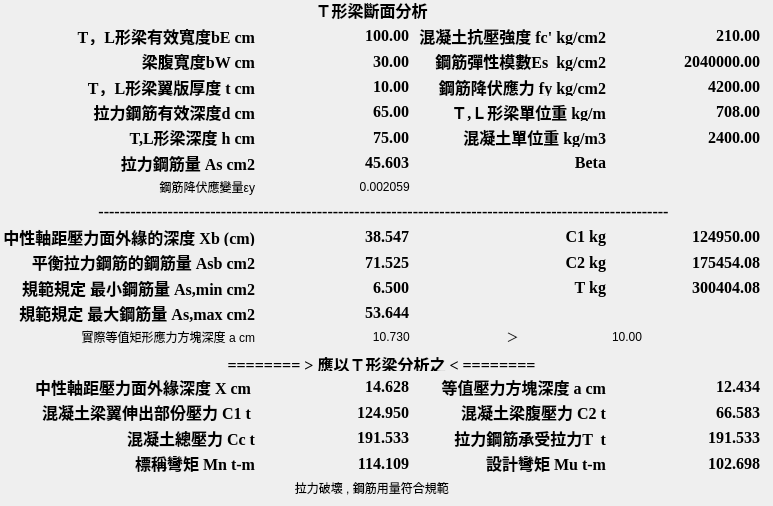
    <widget class="QWidget" name="tab_4">
     <attribute name="title">
      <string>Tab 2</string>
     </attribute>
     <widget class="QWidget" name="layoutWidget_5">
      <property name="geometry">
       <rect>
        <x>3</x>
        <y>0</y>
        <width>761</width>
        <height>497</height>
       </rect>
      </property>
      <layout class="QGridLayout" name="gridLayout_3">
       <item row="6" column="1">
        <widget class="QLabel" name="label_AreaS">
         <property name="font">
          <font>
           <family>Times New Roman</family>
           <pointsize>12</pointsize>
           <weight>75</weight>
           <bold>true</bold>
          </font>
         </property>
         <property name="text">
          <string>45.603 </string>
         </property>
         <property name="alignment">
          <set>Qt::AlignRight|Qt::AlignTrailing|Qt::AlignVCenter</set>
         </property>
        </widget>
       </item>
       <item row="6" column="3">
        <widget class="QLabel" name="label_beta">
         <property name="font">
          <font>
           <family>Times New Roman</family>
           <pointsize>12</pointsize>
           <weight>75</weight>
           <bold>true</bold>
          </font>
         </property>
         <property name="text">
          <string/>
         </property>
         <property name="alignment">
          <set>Qt::AlignRight|Qt::AlignTrailing|Qt::AlignVCenter</set>
         </property>
        </widget>
       </item>
       <item row="6" column="0">
        <widget class="QLabel" name="label_92">
         <property name="font">
          <font>
           <family>Times New Roman</family>
           <pointsize>12</pointsize>
           <weight>75</weight>
           <bold>true</bold>
          </font>
         </property>
         <property name="text">
          <string>拉力鋼筋量 As cm2</string>
         </property>
         <property name="alignment">
          <set>Qt::AlignRight|Qt::AlignTrailing|Qt::AlignVCenter</set>
         </property>
        </widget>
       </item>
       <item row="5" column="3">
        <widget class="QLabel" name="label_WperCubMeter">
         <property name="font">
          <font>
           <family>Times New Roman</family>
           <pointsize>12</pointsize>
           <weight>75</weight>
           <bold>true</bold>
          </font>
         </property>
         <property name="text">
          <string>2400.00 </string>
         </property>
         <property name="alignment">
          <set>Qt::AlignRight|Qt::AlignTrailing|Qt::AlignVCenter</set>
         </property>
        </widget>
       </item>
       <item row="6" column="2">
        <widget class="QLabel" name="label_94">
         <property name="font">
          <font>
           <family>Times New Roman</family>
           <pointsize>12</pointsize>
           <weight>75</weight>
           <bold>true</bold>
          </font>
         </property>
         <property name="text">
          <string>Beta</string>
         </property>
         <property name="alignment">
          <set>Qt::AlignRight|Qt::AlignTrailing|Qt::AlignVCenter</set>
         </property>
        </widget>
       </item>
       <item row="4" column="0">
        <widget class="QLabel" name="label_84">
         <property name="font">
          <font>
           <family>Times New Roman</family>
           <pointsize>12</pointsize>
           <weight>75</weight>
           <bold>true</bold>
          </font>
         </property>
         <property name="text">
          <string>拉力鋼筋有效深度d cm</string>
         </property>
         <property name="alignment">
          <set>Qt::AlignRight|Qt::AlignTrailing|Qt::AlignVCenter</set>
         </property>
        </widget>
       </item>
       <item row="4" column="1">
        <widget class="QLabel" name="label_D">
         <property name="font">
          <font>
           <family>Times New Roman</family>
           <pointsize>12</pointsize>
           <weight>75</weight>
           <bold>true</bold>
          </font>
         </property>
         <property name="text">
          <string>65.00 </string>
         </property>
         <property name="alignment">
          <set>Qt::AlignRight|Qt::AlignTrailing|Qt::AlignVCenter</set>
         </property>
        </widget>
       </item>
       <item row="3" column="3">
        <widget class="QLabel" name="label_fy">
         <property name="font">
          <font>
           <family>Times New Roman</family>
           <pointsize>12</pointsize>
           <weight>75</weight>
           <bold>true</bold>
          </font>
         </property>
         <property name="text">
          <string>4200.00 </string>
         </property>
         <property name="alignment">
          <set>Qt::AlignRight|Qt::AlignTrailing|Qt::AlignVCenter</set>
         </property>
        </widget>
       </item>
       <item row="3" column="2">
        <widget class="QLabel" name="label_82">
         <property name="font">
          <font>
           <family>Times New Roman</family>
           <pointsize>12</pointsize>
           <weight>75</weight>
           <bold>true</bold>
          </font>
         </property>
         <property name="text">
          <string>鋼筋降伏應力 fy kg/cm2</string>
         </property>
         <property name="alignment">
          <set>Qt::AlignRight|Qt::AlignTrailing|Qt::AlignVCenter</set>
         </property>
        </widget>
       </item>
       <item row="5" column="1">
        <widget class="QLabel" name="label_h">
         <property name="font">
          <font>
           <family>Times New Roman</family>
           <pointsize>12</pointsize>
           <weight>75</weight>
           <bold>true</bold>
          </font>
         </property>
         <property name="text">
          <string>75.00 </string>
         </property>
         <property name="alignment">
          <set>Qt::AlignRight|Qt::AlignTrailing|Qt::AlignVCenter</set>
         </property>
        </widget>
       </item>
       <item row="4" column="2">
        <widget class="QLabel" name="label_86">
         <property name="font">
          <font>
           <family>Times New Roman</family>
           <pointsize>12</pointsize>
           <weight>75</weight>
           <bold>true</bold>
          </font>
         </property>
         <property name="text">
          <string>Ｔ,Ｌ形梁單位重 kg/m</string>
         </property>
         <property name="alignment">
          <set>Qt::AlignRight|Qt::AlignTrailing|Qt::AlignVCenter</set>
         </property>
        </widget>
       </item>
       <item row="5" column="0">
        <widget class="QLabel" name="label_88">
         <property name="font">
          <font>
           <family>Times New Roman</family>
           <pointsize>12</pointsize>
           <weight>75</weight>
           <bold>true</bold>
          </font>
         </property>
         <property name="text">
          <string>T,L形梁深度 h cm</string>
         </property>
         <property name="alignment">
          <set>Qt::AlignRight|Qt::AlignTrailing|Qt::AlignVCenter</set>
         </property>
        </widget>
       </item>
       <item row="4" column="3">
        <widget class="QLabel" name="label_WperMeter">
         <property name="font">
          <font>
           <family>Times New Roman</family>
           <pointsize>12</pointsize>
           <weight>75</weight>
           <bold>true</bold>
          </font>
         </property>
         <property name="text">
          <string>708.00 </string>
         </property>
         <property name="alignment">
          <set>Qt::AlignRight|Qt::AlignTrailing|Qt::AlignVCenter</set>
         </property>
        </widget>
       </item>
       <item row="5" column="2">
        <widget class="QLabel" name="label_90">
         <property name="font">
          <font>
           <family>Times New Roman</family>
           <pointsize>12</pointsize>
           <weight>75</weight>
           <bold>true</bold>
          </font>
         </property>
         <property name="text">
          <string>混凝土單位重 kg/m3</string>
         </property>
         <property name="alignment">
          <set>Qt::AlignRight|Qt::AlignTrailing|Qt::AlignVCenter</set>
         </property>
        </widget>
       </item>
       <item row="15" column="3">
        <widget class="QLabel" name="label_a2">
         <property name="font">
          <font>
           <family>Times New Roman</family>
           <pointsize>12</pointsize>
           <weight>75</weight>
           <bold>true</bold>
          </font>
         </property>
         <property name="text">
          <string>12.434 </string>
         </property>
         <property name="alignment">
          <set>Qt::AlignRight|Qt::AlignTrailing|Qt::AlignVCenter</set>
         </property>
        </widget>
       </item>
       <item row="16" column="2">
        <widget class="QLabel" name="label_120">
         <property name="font">
          <font>
           <family>Times New Roman</family>
           <pointsize>12</pointsize>
           <weight>75</weight>
           <bold>true</bold>
          </font>
         </property>
         <property name="text">
          <string>混凝土梁腹壓力 C2 t</string>
         </property>
         <property name="alignment">
          <set>Qt::AlignRight|Qt::AlignTrailing|Qt::AlignVCenter</set>
         </property>
        </widget>
       </item>
       <item row="16" column="0">
        <widget class="QLabel" name="label_118">
         <property name="font">
          <font>
           <family>Times New Roman</family>
           <pointsize>12</pointsize>
           <weight>75</weight>
           <bold>true</bold>
          </font>
         </property>
         <property name="text">
          <string>混凝土梁翼伸出部份壓力 C1 t	</string>
         </property>
         <property name="alignment">
          <set>Qt::AlignRight|Qt::AlignTrailing|Qt::AlignVCenter</set>
         </property>
        </widget>
       </item>
       <item row="16" column="1">
        <widget class="QLabel" name="label_C1_1000">
         <property name="font">
          <font>
           <family>Times New Roman</family>
           <pointsize>12</pointsize>
           <weight>75</weight>
           <bold>true</bold>
          </font>
         </property>
         <property name="text">
          <string>124.950 </string>
         </property>
         <property name="alignment">
          <set>Qt::AlignRight|Qt::AlignTrailing|Qt::AlignVCenter</set>
         </property>
        </widget>
       </item>
       <item row="11" column="3">
        <widget class="QLabel" name="label_Asb_fy">
         <property name="font">
          <font>
           <family>Times New Roman</family>
           <pointsize>12</pointsize>
           <weight>75</weight>
           <bold>true</bold>
          </font>
         </property>
         <property name="text">
          <string>300404.08 </string>
         </property>
         <property name="alignment">
          <set>Qt::AlignRight|Qt::AlignTrailing|Qt::AlignVCenter</set>
         </property>
        </widget>
       </item>
       <item row="12" column="1">
        <widget class="QLabel" name="label_AsMax">
         <property name="font">
          <font>
           <family>Times New Roman</family>
           <pointsize>12</pointsize>
           <weight>75</weight>
           <bold>true</bold>
          </font>
         </property>
         <property name="text">
          <string>53.644 </string>
         </property>
         <property name="alignment">
          <set>Qt::AlignRight|Qt::AlignTrailing|Qt::AlignVCenter</set>
         </property>
        </widget>
       </item>
       <item row="12" column="0">
        <widget class="QLabel" name="label_109">
         <property name="font">
          <font>
           <family>Times New Roman</family>
           <pointsize>12</pointsize>
           <weight>75</weight>
           <bold>true</bold>
          </font>
         </property>
         <property name="text">
          <string>規範規定 最大鋼筋量 As,max cm2</string>
         </property>
         <property name="alignment">
          <set>Qt::AlignRight|Qt::AlignTrailing|Qt::AlignVCenter</set>
         </property>
        </widget>
       </item>
       <item row="15" column="1">
        <widget class="QLabel" name="label_X">
         <property name="font">
          <font>
           <family>Times New Roman</family>
           <pointsize>12</pointsize>
           <weight>75</weight>
           <bold>true</bold>
          </font>
         </property>
         <property name="text">
          <string>14.628 </string>
         </property>
         <property name="alignment">
          <set>Qt::AlignRight|Qt::AlignTrailing|Qt::AlignVCenter</set>
         </property>
        </widget>
       </item>
       <item row="15" column="0">
        <widget class="QLabel" name="label_114">
         <property name="font">
          <font>
           <family>Times New Roman</family>
           <pointsize>12</pointsize>
           <weight>75</weight>
           <bold>true</bold>
          </font>
         </property>
         <property name="text">
          <string>中性軸距壓力面外緣深度 X cm </string>
         </property>
         <property name="alignment">
          <set>Qt::AlignRight|Qt::AlignTrailing|Qt::AlignVCenter</set>
         </property>
        </widget>
       </item>
       <item row="14" column="0" colspan="4">
        <widget class="QLabel" name="label_MidTille">
         <property name="font">
          <font>
           <family>Times New Roman</family>
           <pointsize>12</pointsize>
           <weight>75</weight>
           <bold>true</bold>
          </font>
         </property>
         <property name="text">
          <string>======== &gt; 應以Ｔ形梁分析之 &lt; ========							</string>
         </property>
         <property name="alignment">
          <set>Qt::AlignCenter</set>
         </property>
        </widget>
       </item>
       <item row="15" column="2">
        <widget class="QLabel" name="label_116">
         <property name="font">
          <font>
           <family>Times New Roman</family>
           <pointsize>12</pointsize>
           <weight>75</weight>
           <bold>true</bold>
          </font>
         </property>
         <property name="text">
          <string>等值壓力方塊深度 a cm</string>
         </property>
         <property name="alignment">
          <set>Qt::AlignRight|Qt::AlignTrailing|Qt::AlignVCenter</set>
         </property>
        </widget>
       </item>
       <item row="9" column="1">
        <widget class="QLabel" name="label_Xb">
         <property name="font">
          <font>
           <family>Times New Roman</family>
           <pointsize>12</pointsize>
           <weight>75</weight>
           <bold>true</bold>
          </font>
         </property>
         <property name="text">
          <string>38.547 </string>
         </property>
         <property name="alignment">
          <set>Qt::AlignRight|Qt::AlignTrailing|Qt::AlignVCenter</set>
         </property>
        </widget>
       </item>
       <item row="9" column="0">
        <widget class="QLabel" name="label_97">
         <property name="font">
          <font>
           <family>Times New Roman</family>
           <pointsize>12</pointsize>
           <weight>75</weight>
           <bold>true</bold>
          </font>
         </property>
         <property name="text">
          <string>中性軸距壓力面外緣的深度 Xb (cm)</string>
         </property>
         <property name="alignment">
          <set>Qt::AlignRight|Qt::AlignTrailing|Qt::AlignVCenter</set>
         </property>
        </widget>
       </item>
       <item row="8" column="0" colspan="4">
        <widget class="QLabel" name="label_MidTille001">
         <property name="font">
          <font>
           <family>Times New Roman</family>
           <pointsize>12</pointsize>
           <weight>75</weight>
           <bold>true</bold>
          </font>
         </property>
         <property name="text">
          <string>-----------------------------------------------------------------------------------------------------------</string>
         </property>
         <property name="alignment">
          <set>Qt::AlignCenter</set>
         </property>
        </widget>
       </item>
       <item row="10" column="1">
        <widget class="QLabel" name="label_Asb">
         <property name="font">
          <font>
           <family>Times New Roman</family>
           <pointsize>12</pointsize>
           <weight>75</weight>
           <bold>true</bold>
          </font>
         </property>
         <property name="text">
          <string>71.525 </string>
         </property>
         <property name="alignment">
          <set>Qt::AlignRight|Qt::AlignTrailing|Qt::AlignVCenter</set>
         </property>
        </widget>
       </item>
       <item row="9" column="3">
        <widget class="QLabel" name="label_C1">
         <property name="font">
          <font>
           <family>Times New Roman</family>
           <pointsize>12</pointsize>
           <weight>75</weight>
           <bold>true</bold>
          </font>
         </property>
         <property name="text">
          <string>124950.00 </string>
         </property>
         <property name="alignment">
          <set>Qt::AlignRight|Qt::AlignTrailing|Qt::AlignVCenter</set>
         </property>
        </widget>
       </item>
       <item row="9" column="2">
        <widget class="QLabel" name="label_99">
         <property name="font">
          <font>
           <family>Times New Roman</family>
           <pointsize>12</pointsize>
           <weight>75</weight>
           <bold>true</bold>
          </font>
         </property>
         <property name="text">
          <string>C1 kg</string>
         </property>
         <property name="alignment">
          <set>Qt::AlignRight|Qt::AlignTrailing|Qt::AlignVCenter</set>
         </property>
        </widget>
       </item>
       <item row="10" column="0">
        <widget class="QLabel" name="label_101">
         <property name="font">
          <font>
           <family>Times New Roman</family>
           <pointsize>12</pointsize>
           <weight>75</weight>
           <bold>true</bold>
          </font>
         </property>
         <property name="text">
          <string>平衡拉力鋼筋的鋼筋量 Asb cm2</string>
         </property>
         <property name="alignment">
          <set>Qt::AlignRight|Qt::AlignTrailing|Qt::AlignVCenter</set>
         </property>
        </widget>
       </item>
       <item row="11" column="0">
        <widget class="QLabel" name="label_105">
         <property name="font">
          <font>
           <family>Times New Roman</family>
           <pointsize>12</pointsize>
           <weight>75</weight>
           <bold>true</bold>
          </font>
         </property>
         <property name="text">
          <string>規範規定 最小鋼筋量 As,min cm2</string>
         </property>
         <property name="alignment">
          <set>Qt::AlignRight|Qt::AlignTrailing|Qt::AlignVCenter</set>
         </property>
        </widget>
       </item>
       <item row="10" column="3">
        <widget class="QLabel" name="label_C2">
         <property name="font">
          <font>
           <family>Times New Roman</family>
           <pointsize>12</pointsize>
           <weight>75</weight>
           <bold>true</bold>
          </font>
         </property>
         <property name="text">
          <string>175454.08 </string>
         </property>
         <property name="alignment">
          <set>Qt::AlignRight|Qt::AlignTrailing|Qt::AlignVCenter</set>
         </property>
        </widget>
       </item>
       <item row="10" column="2">
        <widget class="QLabel" name="label_103">
         <property name="font">
          <font>
           <family>Times New Roman</family>
           <pointsize>12</pointsize>
           <weight>75</weight>
           <bold>true</bold>
          </font>
         </property>
         <property name="text">
          <string>C2 kg</string>
         </property>
         <property name="alignment">
          <set>Qt::AlignRight|Qt::AlignTrailing|Qt::AlignVCenter</set>
         </property>
        </widget>
       </item>
       <item row="11" column="1">
        <widget class="QLabel" name="label_AsMin">
         <property name="font">
          <font>
           <family>Times New Roman</family>
           <pointsize>12</pointsize>
           <weight>75</weight>
           <bold>true</bold>
          </font>
         </property>
         <property name="text">
          <string>6.500 </string>
         </property>
         <property name="alignment">
          <set>Qt::AlignRight|Qt::AlignTrailing|Qt::AlignVCenter</set>
         </property>
        </widget>
       </item>
       <item row="11" column="2">
        <widget class="QLabel" name="label_107">
         <property name="font">
          <font>
           <family>Times New Roman</family>
           <pointsize>12</pointsize>
           <weight>75</weight>
           <bold>true</bold>
          </font>
         </property>
         <property name="text">
          <string>T kg</string>
         </property>
         <property name="alignment">
          <set>Qt::AlignRight|Qt::AlignTrailing|Qt::AlignVCenter</set>
         </property>
        </widget>
       </item>
       <item row="13" column="3">
        <widget class="QLabel" name="label_T2">
         <property name="text">
          <string>10.00 </string>
         </property>
        </widget>
       </item>
       <item row="16" column="3">
        <widget class="QLabel" name="label_C2_1000">
         <property name="font">
          <font>
           <family>Times New Roman</family>
           <pointsize>12</pointsize>
           <weight>75</weight>
           <bold>true</bold>
          </font>
         </property>
         <property name="text">
          <string>66.583 </string>
         </property>
         <property name="alignment">
          <set>Qt::AlignRight|Qt::AlignTrailing|Qt::AlignVCenter</set>
         </property>
        </widget>
       </item>
       <item row="17" column="0">
        <widget class="QLabel" name="label_122">
         <property name="font">
          <font>
           <family>Times New Roman</family>
           <pointsize>12</pointsize>
           <weight>75</weight>
           <bold>true</bold>
          </font>
         </property>
         <property name="text">
          <string>混凝土總壓力 Cc t</string>
         </property>
         <property name="alignment">
          <set>Qt::AlignRight|Qt::AlignTrailing|Qt::AlignVCenter</set>
         </property>
        </widget>
       </item>
       <item row="17" column="1">
        <widget class="QLabel" name="label_cc_1000">
         <property name="font">
          <font>
           <family>Times New Roman</family>
           <pointsize>12</pointsize>
           <weight>75</weight>
           <bold>true</bold>
          </font>
         </property>
         <property name="text">
          <string>191.533 </string>
         </property>
         <property name="alignment">
          <set>Qt::AlignRight|Qt::AlignTrailing|Qt::AlignVCenter</set>
         </property>
        </widget>
       </item>
       <item row="17" column="2">
        <widget class="QLabel" name="label_124">
         <property name="font">
          <font>
           <family>Times New Roman</family>
           <pointsize>12</pointsize>
           <weight>75</weight>
           <bold>true</bold>
          </font>
         </property>
         <property name="text">
          <string>拉力鋼筋承受拉力T  t</string>
         </property>
         <property name="alignment">
          <set>Qt::AlignRight|Qt::AlignTrailing|Qt::AlignVCenter</set>
         </property>
        </widget>
       </item>
       <item row="18" column="1">
        <widget class="QLabel" name="label_Mn">
         <property name="font">
          <font>
           <family>Times New Roman</family>
           <pointsize>12</pointsize>
           <weight>75</weight>
           <bold>true</bold>
          </font>
         </property>
         <property name="text">
          <string>114.109 </string>
         </property>
         <property name="alignment">
          <set>Qt::AlignRight|Qt::AlignTrailing|Qt::AlignVCenter</set>
         </property>
        </widget>
       </item>
       <item row="18" column="0">
        <widget class="QLabel" name="label_126">
         <property name="font">
          <font>
           <family>Times New Roman</family>
           <pointsize>12</pointsize>
           <weight>75</weight>
           <bold>true</bold>
          </font>
         </property>
         <property name="text">
          <string>標稱彎矩 Mn t-m</string>
         </property>
         <property name="alignment">
          <set>Qt::AlignRight|Qt::AlignTrailing|Qt::AlignVCenter</set>
         </property>
        </widget>
       </item>
       <item row="18" column="2">
        <widget class="QLabel" name="label_128">
         <property name="font">
          <font>
           <family>Times New Roman</family>
           <pointsize>12</pointsize>
           <weight>75</weight>
           <bold>true</bold>
          </font>
         </property>
         <property name="text">
          <string>設計彎矩 Mu t-m</string>
         </property>
         <property name="alignment">
          <set>Qt::AlignRight|Qt::AlignTrailing|Qt::AlignVCenter</set>
         </property>
        </widget>
       </item>
       <item row="17" column="3">
        <widget class="QLabel" name="label_AreaS_fy_1000">
         <property name="font">
          <font>
           <family>Times New Roman</family>
           <pointsize>12</pointsize>
           <weight>75</weight>
           <bold>true</bold>
          </font>
         </property>
         <property name="text">
          <string>191.533 </string>
         </property>
         <property name="alignment">
          <set>Qt::AlignRight|Qt::AlignTrailing|Qt::AlignVCenter</set>
         </property>
        </widget>
       </item>
       <item row="18" column="3">
        <widget class="QLabel" name="label_Mu">
         <property name="font">
          <font>
           <family>Times New Roman</family>
           <pointsize>12</pointsize>
           <weight>75</weight>
           <bold>true</bold>
          </font>
         </property>
         <property name="text">
          <string>102.698 </string>
         </property>
         <property name="alignment">
          <set>Qt::AlignRight|Qt::AlignTrailing|Qt::AlignVCenter</set>
         </property>
        </widget>
       </item>
       <item row="1" column="2">
        <widget class="QLabel" name="label_74">
         <property name="font">
          <font>
           <family>Times New Roman</family>
           <pointsize>12</pointsize>
           <weight>75</weight>
           <bold>true</bold>
          </font>
         </property>
         <property name="text">
          <string>混凝土抗壓強度 fc' kg/cm2</string>
         </property>
         <property name="alignment">
          <set>Qt::AlignRight|Qt::AlignTrailing|Qt::AlignVCenter</set>
         </property>
        </widget>
       </item>
       <item row="1" column="0">
        <widget class="QLabel" name="label_61">
         <property name="font">
          <font>
           <family>Times New Roman</family>
           <pointsize>12</pointsize>
           <weight>75</weight>
           <bold>true</bold>
          </font>
         </property>
         <property name="text">
          <string>T，L形梁有效寬度bE cm</string>
         </property>
         <property name="alignment">
          <set>Qt::AlignRight|Qt::AlignTrailing|Qt::AlignVCenter</set>
         </property>
        </widget>
       </item>
       <item row="0" column="0" colspan="4">
        <widget class="QLabel" name="label_72">
         <property name="font">
          <font>
           <family>Times New Roman</family>
           <pointsize>12</pointsize>
           <weight>75</weight>
           <bold>true</bold>
          </font>
         </property>
         <property name="text">
          <string> Ｔ形梁斷面分析							</string>
         </property>
         <property name="alignment">
          <set>Qt::AlignCenter</set>
         </property>
        </widget>
       </item>
       <item row="1" column="1">
        <widget class="QLabel" name="label_Be">
         <property name="font">
          <font>
           <family>Times New Roman</family>
           <pointsize>12</pointsize>
           <weight>75</weight>
           <bold>true</bold>
          </font>
         </property>
         <property name="text">
          <string>100.00 </string>
         </property>
         <property name="alignment">
          <set>Qt::AlignRight|Qt::AlignTrailing|Qt::AlignVCenter</set>
         </property>
        </widget>
       </item>
       <item row="2" column="0">
        <widget class="QLabel" name="label_76">
         <property name="font">
          <font>
           <family>Times New Roman</family>
           <pointsize>12</pointsize>
           <weight>75</weight>
           <bold>true</bold>
          </font>
         </property>
         <property name="text">
          <string>梁腹寬度bW cm</string>
         </property>
         <property name="alignment">
          <set>Qt::AlignRight|Qt::AlignTrailing|Qt::AlignVCenter</set>
         </property>
        </widget>
       </item>
       <item row="2" column="2">
        <widget class="QLabel" name="label_78">
         <property name="font">
          <font>
           <family>Times New Roman</family>
           <pointsize>12</pointsize>
           <weight>75</weight>
           <bold>true</bold>
          </font>
         </property>
         <property name="text">
          <string>鋼筋彈性模數Es  kg/cm2</string>
         </property>
         <property name="alignment">
          <set>Qt::AlignRight|Qt::AlignTrailing|Qt::AlignVCenter</set>
         </property>
        </widget>
       </item>
       <item row="1" column="3">
        <widget class="QLabel" name="label_fcp">
         <property name="font">
          <font>
           <family>Times New Roman</family>
           <pointsize>12</pointsize>
           <weight>75</weight>
           <bold>true</bold>
          </font>
         </property>
         <property name="text">
          <string>210.00 </string>
         </property>
         <property name="alignment">
          <set>Qt::AlignRight|Qt::AlignTrailing|Qt::AlignVCenter</set>
         </property>
        </widget>
       </item>
       <item row="2" column="1">
        <widget class="QLabel" name="label_Bw">
         <property name="font">
          <font>
           <family>Times New Roman</family>
           <pointsize>12</pointsize>
           <weight>75</weight>
           <bold>true</bold>
          </font>
         </property>
         <property name="text">
          <string>30.00 </string>
         </property>
         <property name="alignment">
          <set>Qt::AlignRight|Qt::AlignTrailing|Qt::AlignVCenter</set>
         </property>
        </widget>
       </item>
       <item row="3" column="0">
        <widget class="QLabel" name="label_80">
         <property name="font">
          <font>
           <family>Times New Roman</family>
           <pointsize>12</pointsize>
           <weight>75</weight>
           <bold>true</bold>
          </font>
         </property>
         <property name="text">
          <string>T，L形梁翼版厚度 t cm</string>
         </property>
         <property name="alignment">
          <set>Qt::AlignRight|Qt::AlignTrailing|Qt::AlignVCenter</set>
         </property>
        </widget>
       </item>
       <item row="2" column="3">
        <widget class="QLabel" name="label_Es">
         <property name="font">
          <font>
           <family>Times New Roman</family>
           <pointsize>12</pointsize>
           <weight>75</weight>
           <bold>true</bold>
          </font>
         </property>
         <property name="text">
          <string>2040000.00 </string>
         </property>
         <property name="alignment">
          <set>Qt::AlignRight|Qt::AlignTrailing|Qt::AlignVCenter</set>
         </property>
        </widget>
       </item>
       <item row="3" column="1">
        <widget class="QLabel" name="label_T">
         <property name="font">
          <font>
           <family>Times New Roman</family>
           <pointsize>12</pointsize>
           <weight>75</weight>
           <bold>true</bold>
          </font>
         </property>
         <property name="text">
          <string>10.00 </string>
         </property>
         <property name="alignment">
          <set>Qt::AlignRight|Qt::AlignTrailing|Qt::AlignVCenter</set>
         </property>
        </widget>
       </item>
       <item row="13" column="0">
        <widget class="QLabel" name="label_5">
         <property name="text">
          <string>實際等值矩形應力方塊深度 a cm</string>
         </property>
         <property name="alignment">
          <set>Qt::AlignRight|Qt::AlignTrailing|Qt::AlignVCenter</set>
         </property>
        </widget>
       </item>
       <item row="13" column="1">
        <widget class="QLabel" name="label_a">
         <property name="text">
          <string>10.730 </string>
         </property>
         <property name="alignment">
          <set>Qt::AlignRight|Qt::AlignTrailing|Qt::AlignVCenter</set>
         </property>
        </widget>
       </item>
       <item row="13" column="2">
        <widget class="QLabel" name="label_op_a_T2">
         <property name="text">
          <string>＞</string>
         </property>
         <property name="alignment">
          <set>Qt::AlignCenter</set>
         </property>
        </widget>
       </item>
       <item row="7" column="0">
        <widget class="QLabel" name="label_3">
         <property name="text">
          <string>鋼筋降伏應變量εy</string>
         </property>
         <property name="alignment">
          <set>Qt::AlignRight|Qt::AlignTrailing|Qt::AlignVCenter</set>
         </property>
        </widget>
       </item>
       <item row="7" column="1">
        <widget class="QLabel" name="label_esplonY">
         <property name="text">
          <string>0.002059 </string>
         </property>
         <property name="alignment">
          <set>Qt::AlignRight|Qt::AlignTrailing|Qt::AlignVCenter</set>
         </property>
        </widget>
       </item>
       <item row="19" column="0" colspan="4">
        <widget class="QLabel" name="label_Ans">
         <property name="text">
          <string>拉力破壞 , 鋼筋用量符合規範							</string>
         </property>
         <property name="alignment">
          <set>Qt::AlignCenter</set>
         </property>
        </widget>
       </item>
      </layout>
     </widget>
    </widget>
